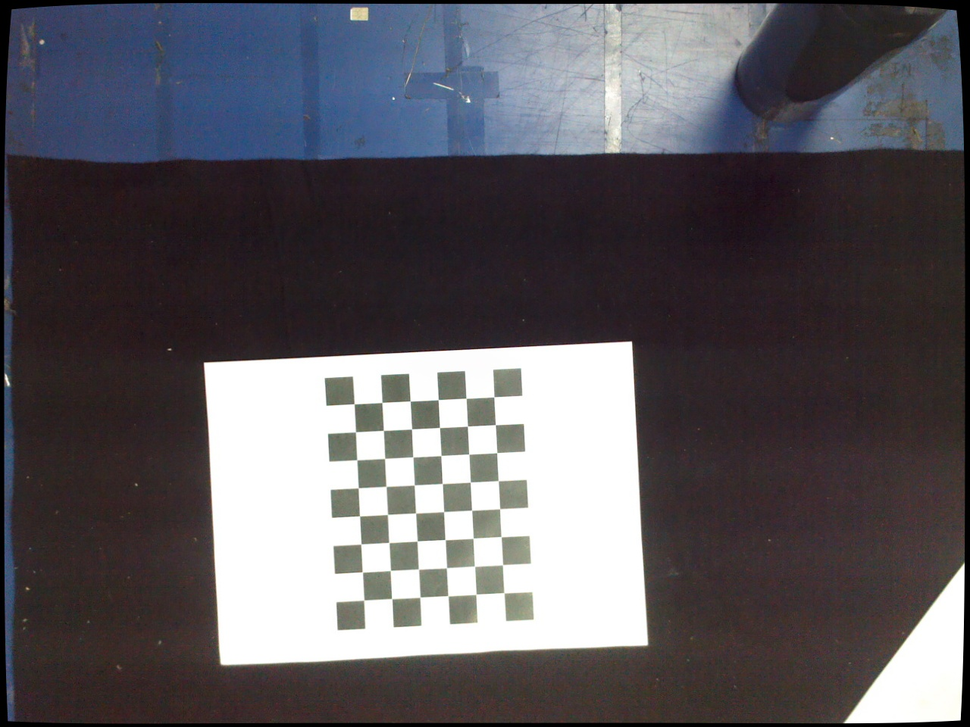
#> input picture cv/camera_calib/images/img-1700556175.2115395.png, 970 x 727 px, shrunk from 1280 x 960 before the run; its folder holds only this picture in this run
$ python main.py
#> lines starting #> are read from the running program, lines starting #| are printed output that depends on the picture
import cv2 as cv
import glob
import numpy as np
import os

DIR = os.path.dirname(__file__).replace("\\", "/")

def CameraCalib(imgs):
    pattern_h = 8
    pattern_w = 6

    per_objpoints = np.zeros([pattern_h * pattern_w, 3], dtype=np.float32)
    per_objpoints[:, :2] = np.mgrid[:pattern_h, :pattern_w] \
                           .transpose().reshape([-1, 2])

    objpoints = list()
    imgpoints = list()

    for img in imgs:
        gray = cv.cvtColor(img, cv.COLOR_RGB2GRAY)

        ret, corners = cv.findChessboardCorners(
            gray, (pattern_h, pattern_w), None)

        img_ = img.copy()

        cv.drawChessboardCorners(
            img_,
            (pattern_h, pattern_w),
            corners,
            True)

        cv.imshow("img", img_)
        cv.waitKey(0)

        if not ret:
            continue

        objpoints.append(per_objpoints)

        corners = cv.cornerSubPix(gray, corners, [11, 11], [-1, -1],
            [cv.TERM_CRITERIA_EPS + cv.TERM_CRITERIA_MAX_ITER, 40, 0.001])

        imgpoints.append(corners)

    ret, camera_mat, camera_distort, rvecs, tvecs = cv.calibrateCamera(
        objpoints, imgpoints, gray.shape[::-1], None, None)

    return camera_mat, camera_distort

# [18 lines left out: function UndistortImages, not called in this run]

def main():
    path = f"{DIR}/images/img-*.png"

    print(path)

    filenames = glob.glob(path)

    for filename in filenames:
        print(f"filename = {filename}")

    imgs = [cv.imread(filename) for filename in filenames]
#> imgs = 1 item

    camera_mat, camera_distort = CameraCalib(imgs)
#> the loop in CameraCalib, `for img in imgs:` made 1 pass
#> ret on pass 1: True
#> pass 1, in CameraCalib, `gray = cv.cvtColor(img, cv.COLOR_RGB2GRAY)`:
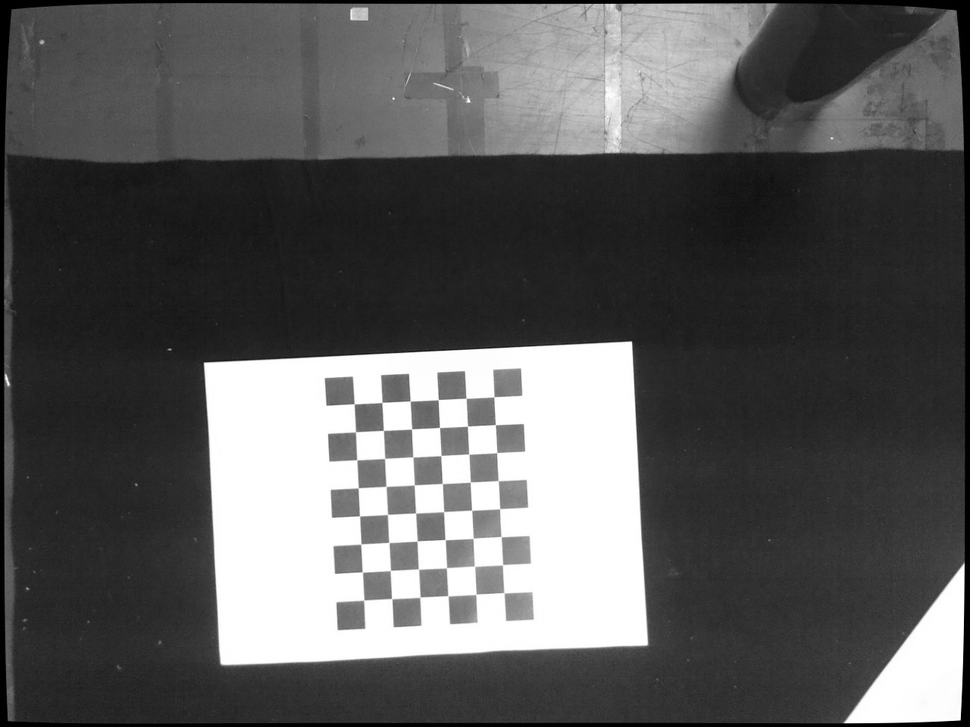
#> gray: shape (727, 970); min 0, max 255, mean 91.3
#> pass 1, in CameraCalib, `cv.imshow("img", img_)`:
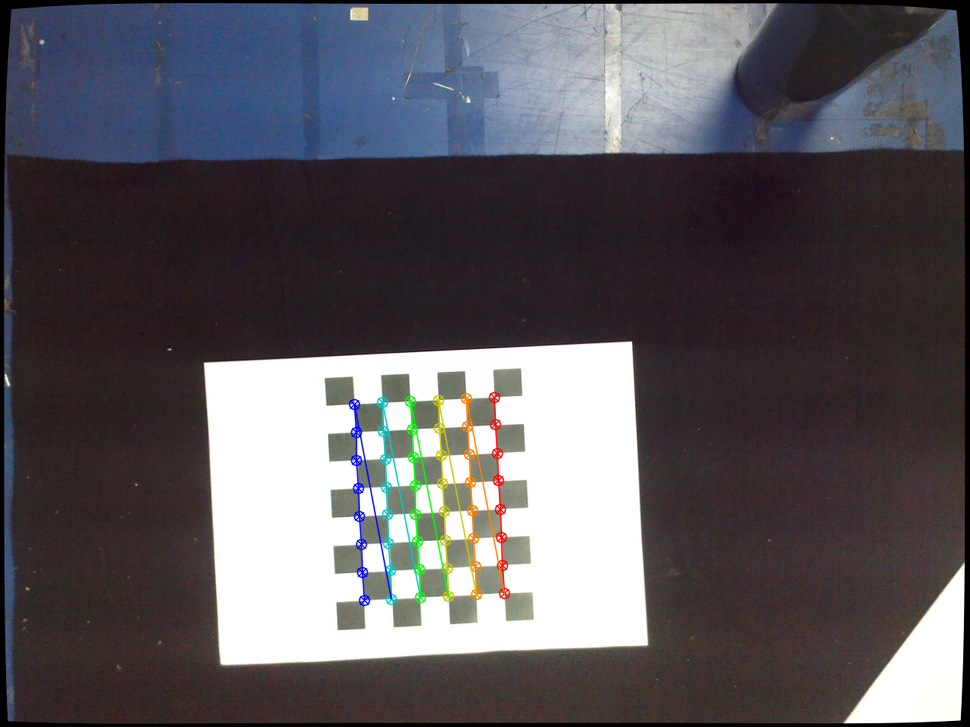
#> window 'img': shape (727, 970, 3); mean B, G, R 93.9, 88.8, 91.7
#> in CameraCalib, `ret, camera_mat, camera_distort, rvecs, tvecs = cv.calibrateCamera( ob..`: ret = 0.0907; camera_mat = [[1756, 0, 477.1], [0, 1755.1, 415.7], [0, 0, 1]]; camera_distort = [[0.21, -80.19, 0.00865, -0.00269, 3220.6]]; rvecs = ([-0.0622, 0.0134, 1.52],); tvecs = ([0.601, -0.673, 62.85],)
#> camera_mat = [[1756, 0, 477.1], [0, 1755.1, 415.7], [0, 0, 1]]; camera_distort = [[0.21, -80.19, 0.00865, -0.00269, 3220.6]]

    print(f"camera_mat =\n{camera_mat}")
#| camera_mat =
#| [[1.75604886e+03 0.00000000e+00 4.77091834e+02]
#|  [0.00000000e+00 1.75509513e+03 4.15653364e+02]
#|  [0.00000000e+00 0.00000000e+00 1.00000000e+00]]
    print(f"camera_distort =\n{camera_distort}")
#| camera_distort =
#| [[ 2.10185981e-01 -8.01906053e+01  8.64789550e-03 -2.69496377e-03
#|    3.22064302e+03]]

    np.save(f"{DIR}/camera_params.npy", {"camera_mat": camera_mat,
                                         "camera_distort": camera_distort})

if __name__ == "__main__":
    main()

$ run again, on cv/camera_calib/images/img-1700556202.485541.png
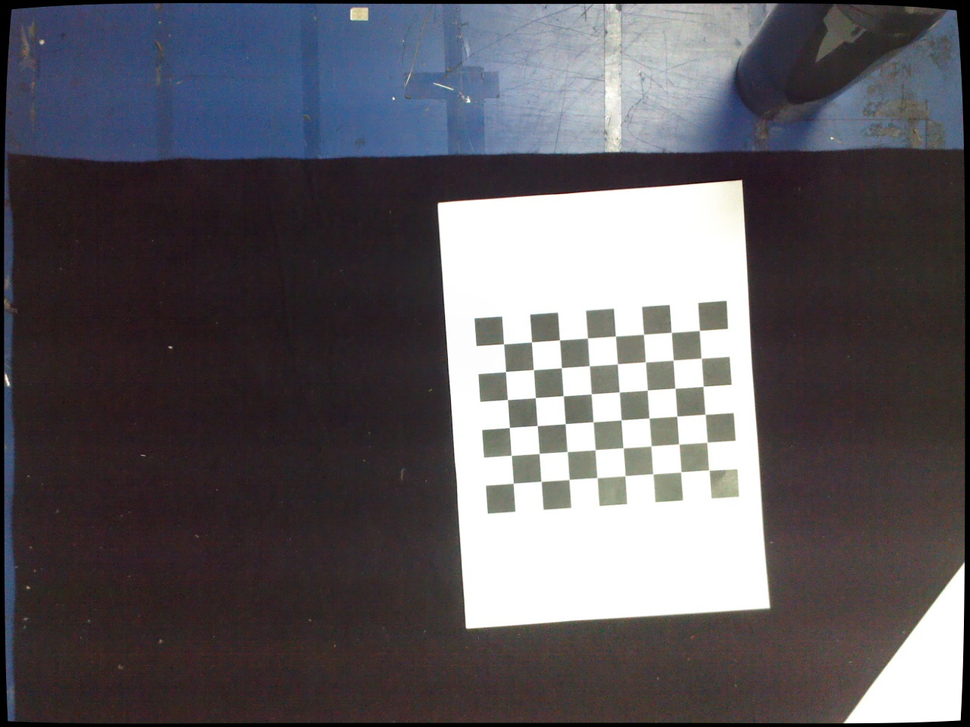
#> input picture cv/camera_calib/images/img-1700556202.485541.png, 970 x 727 px, shrunk from 1280 x 960 before the run
#> imgs = 1 item
#> the loop in CameraCalib, `for img in imgs:` made 1 pass
#> ret on pass 1: True
#> pass 1, in CameraCalib, `gray = cv.cvtColor(img, cv.COLOR_RGB2GRAY)`:
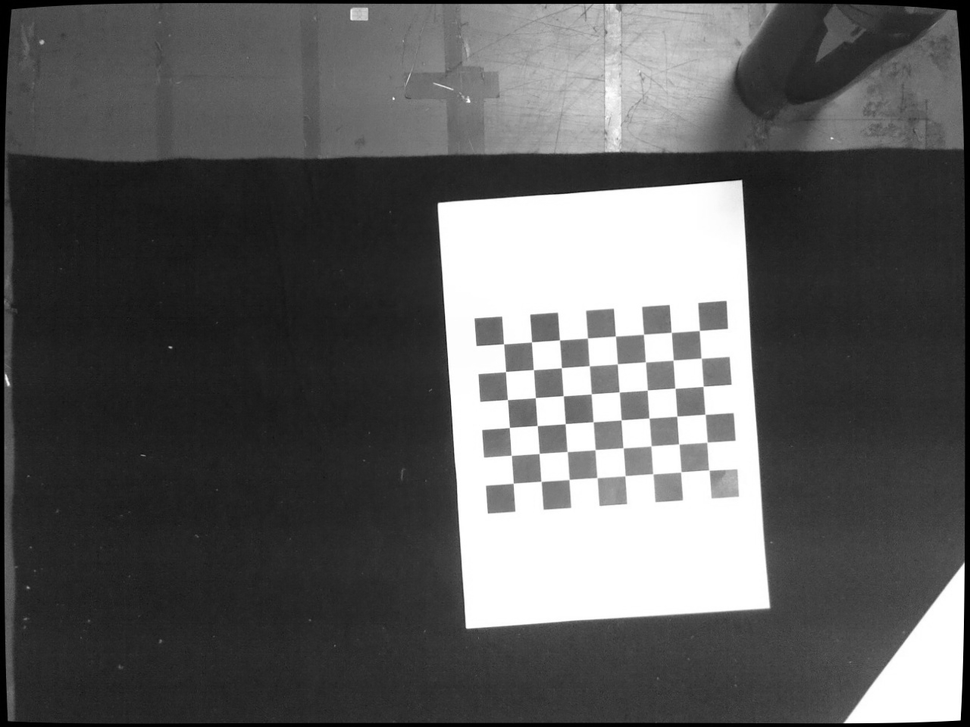
#> gray: shape (727, 970); min 0, max 255, mean 92.9
#> pass 1, in CameraCalib, `cv.imshow("img", img_)`:
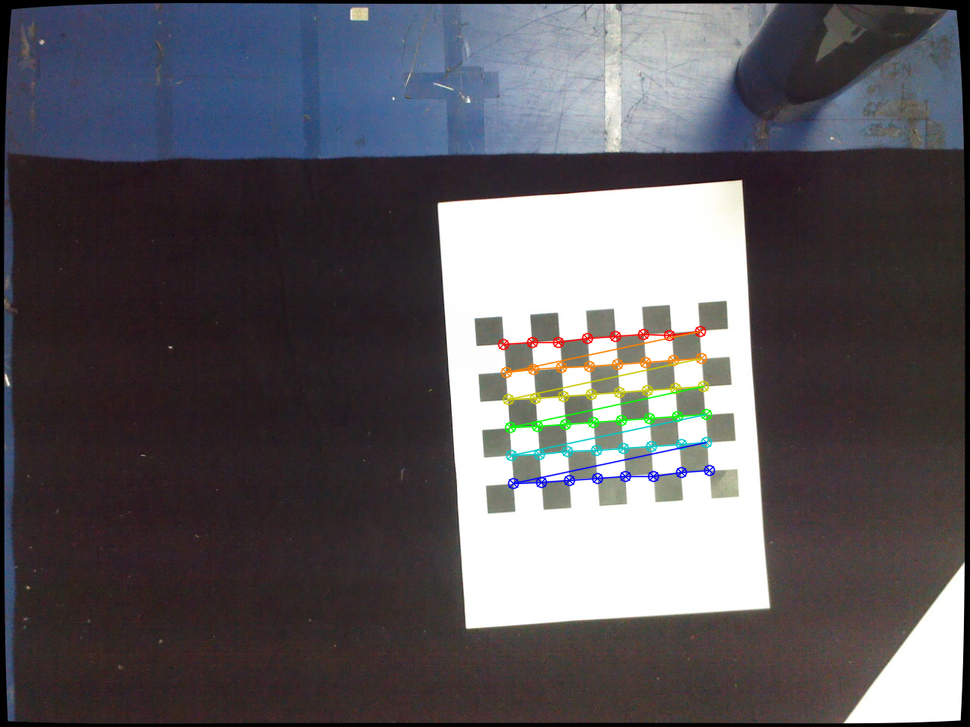
#> window 'img': shape (727, 970, 3); mean B, G, R 95.3, 90.5, 93.6
#> in CameraCalib, `ret, camera_mat, camera_distort, rvecs, tvecs = cv.calibrateCamera( ob..`: ret = 0.112; camera_mat = [[7048.3, 0, 484.5], [0, 7124.5, 363.1], [0, 0, 1]]; camera_distort = [[-5.29, 1282.4, 0.0749, 0.078, 1.92]]; rvecs = ([0.143, -0.0129, -0.0689],); tvecs = ([0.683, -0.686, 252.2],)
#> in main, `camera_mat, camera_distort = CameraCalib(imgs)`: camera_distort = [[-5.29, 1282.4, 0.0749, 0.078, 1.92]]
#| camera_mat =
#| [[7.04827729e+03 0.00000000e+00 4.84532537e+02]
#|  [0.00000000e+00 7.12452678e+03 3.63120402e+02]
#|  [0.00000000e+00 0.00000000e+00 1.00000000e+00]]
#| camera_distort =
#| [[-5.28828757e+00  1.28239932e+03  7.48631279e-02  7.79845984e-02
#|    1.92457455e+00]]

$ run again, on cv/camera_calib/images/img-1700556180.013648.png
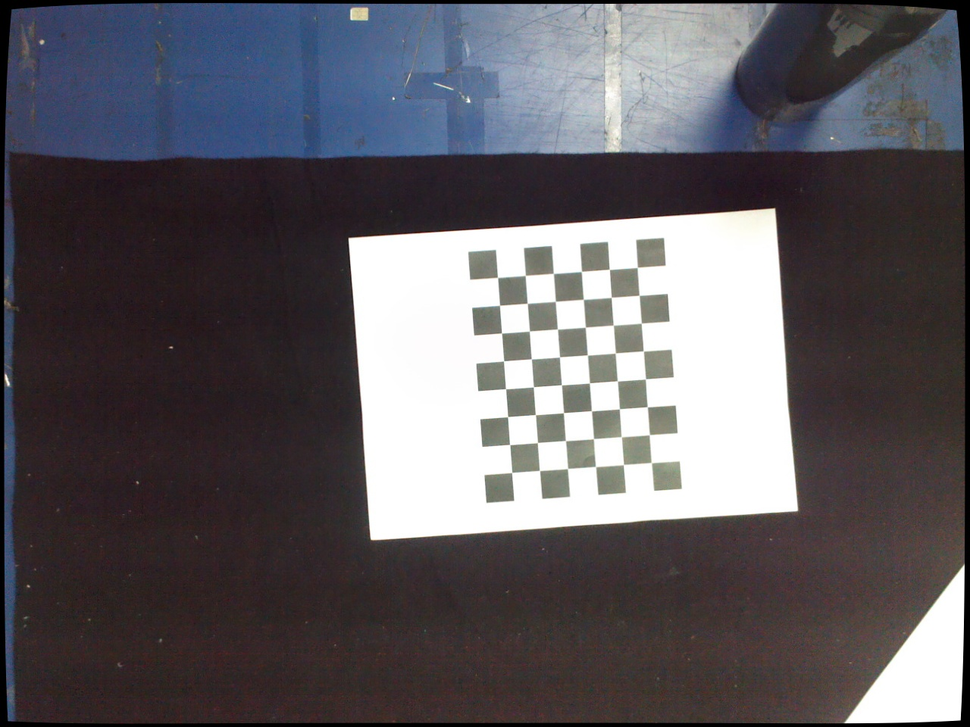
#> input picture cv/camera_calib/images/img-1700556180.013648.png, 970 x 727 px, shrunk from 1280 x 960 before the run
#> imgs = 1 item
#> the loop in CameraCalib, `for img in imgs:` made 1 pass
#> ret on pass 1: True
#> pass 1, in CameraCalib, `gray = cv.cvtColor(img, cv.COLOR_RGB2GRAY)`:
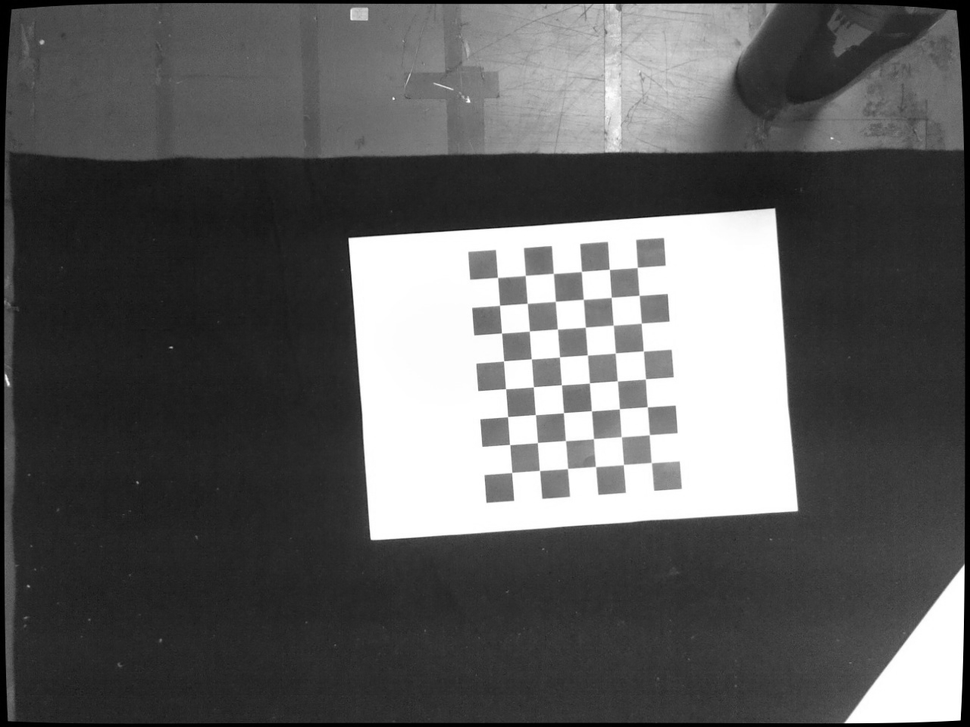
#> gray: shape (727, 970); min 0, max 255, mean 93
#> pass 1, in CameraCalib, `cv.imshow("img", img_)`:
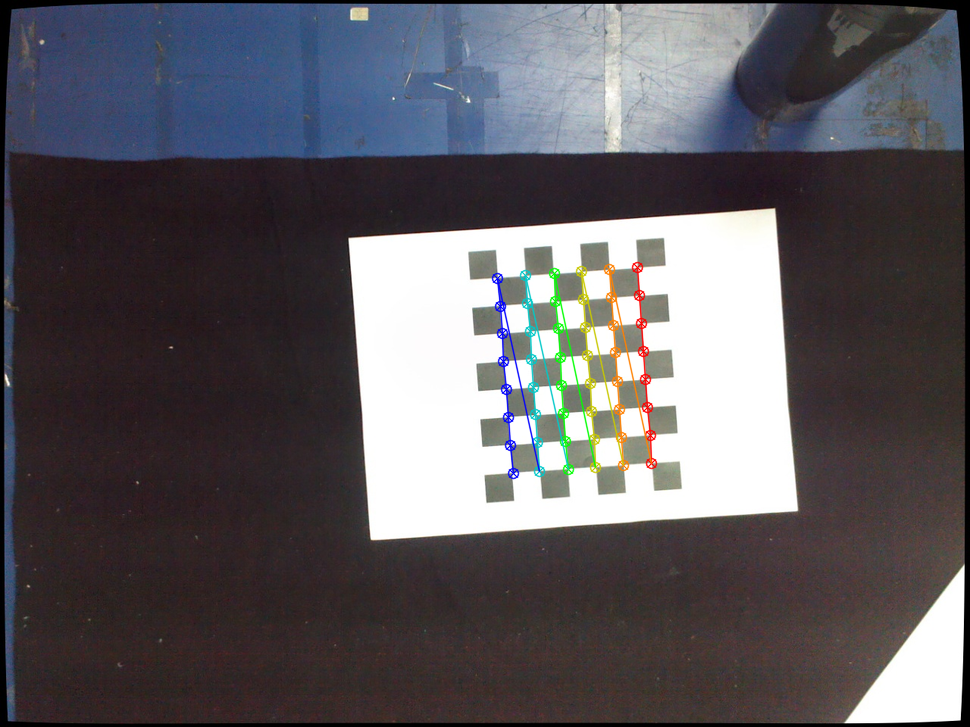
#> window 'img': shape (727, 970, 3); mean B, G, R 95.5, 90.6, 93.7
#> in CameraCalib, `ret, camera_mat, camera_distort, rvecs, tvecs = cv.calibrateCamera( ob..`: ret = 0.087; camera_mat = [[6148.4, 0, 480.3], [0, 6132.2, 348.9], [0, 0, 1]]; camera_distort = [[5.93, -4405.1, 0.00556, 0.0109, -5.09]]; rvecs = ([-0.0294, -0.000776, 1.5],); tvecs = ([5.6, -2.92, 220.1],)
#> in main, `camera_mat, camera_distort = CameraCalib(imgs)`: camera_distort = [[5.93, -4405.1, 0.00556, 0.0109, -5.09]]
#| camera_mat =
#| [[6.14835138e+03 0.00000000e+00 4.80338517e+02]
#|  [0.00000000e+00 6.13216264e+03 3.48880984e+02]
#|  [0.00000000e+00 0.00000000e+00 1.00000000e+00]]
#| camera_distort =
#| [[ 5.93383006e+00 -4.40505584e+03  5.56229044e-03  1.08713316e-02
#|   -5.09407965e+00]]

$ run again, on cv/camera_calib/images/img-1700556189.2240613.png
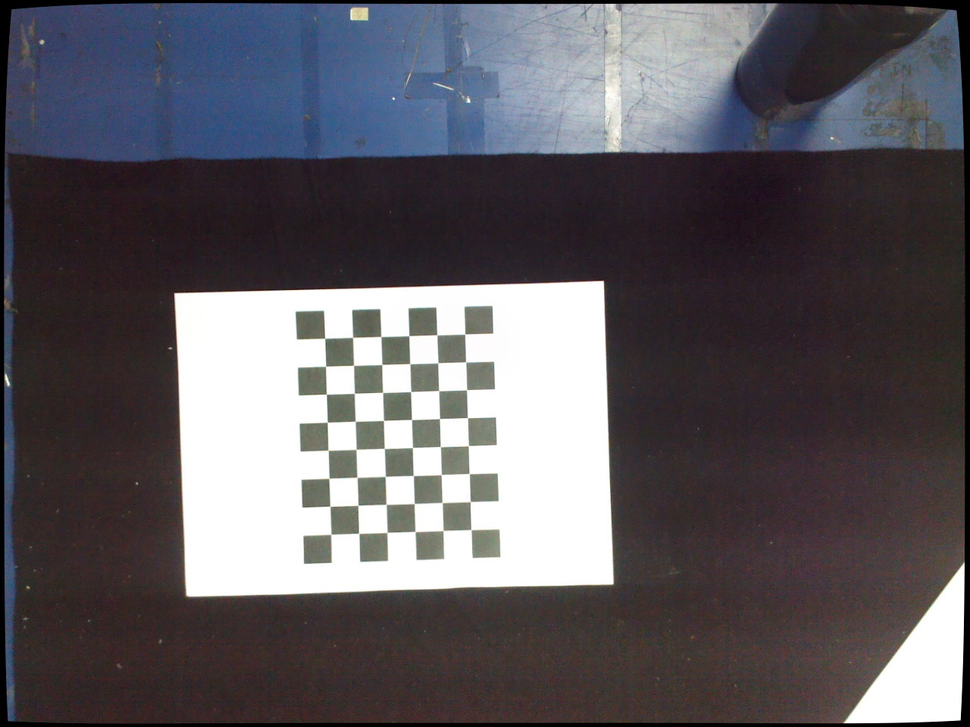
#> input picture cv/camera_calib/images/img-1700556189.2240613.png, 970 x 727 px, shrunk from 1280 x 960 before the run
#> imgs = 1 item
#> the loop in CameraCalib, `for img in imgs:` made 1 pass
#> ret on pass 1: True
#> pass 1, in CameraCalib, `gray = cv.cvtColor(img, cv.COLOR_RGB2GRAY)`:
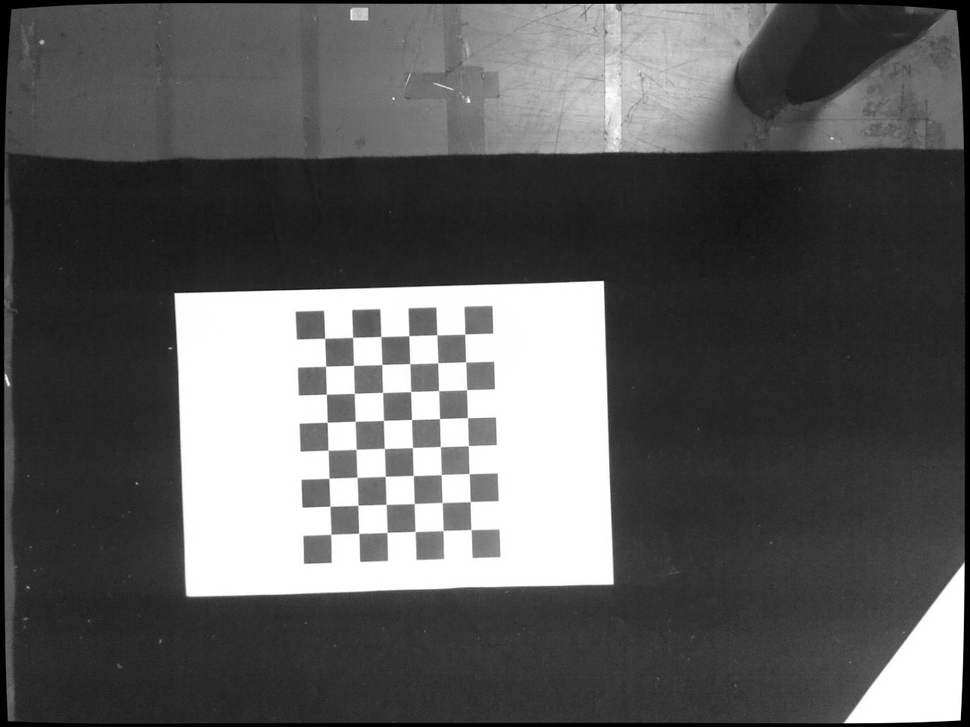
#> gray: shape (727, 970); min 0, max 255, mean 92.6
#> pass 1, in CameraCalib, `cv.imshow("img", img_)`:
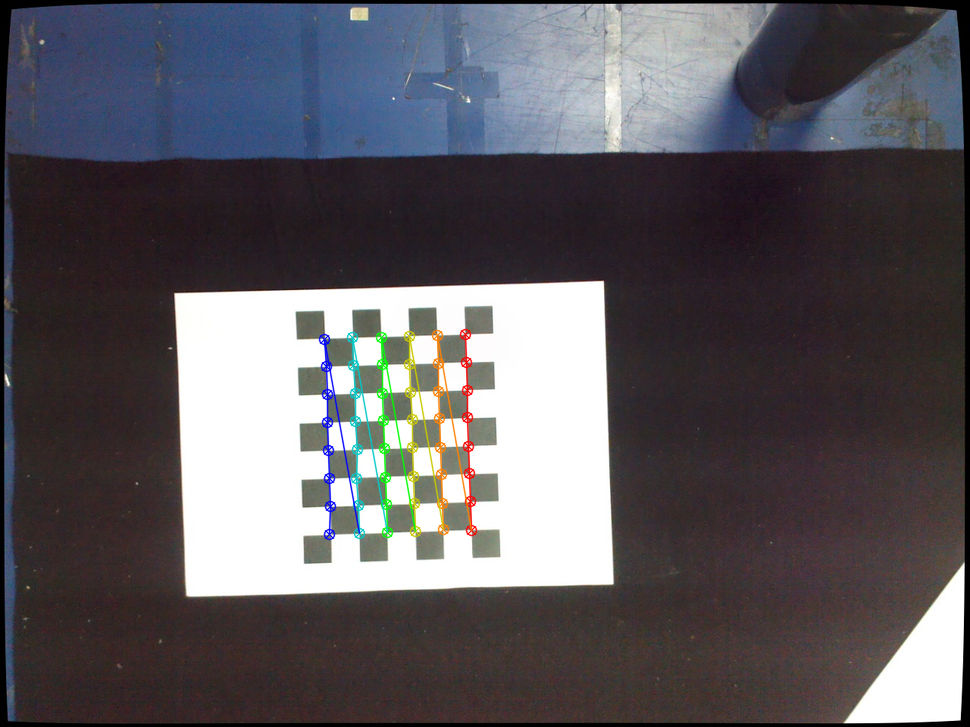
#> window 'img': shape (727, 970, 3); mean B, G, R 95.4, 90.1, 93.3
#> in CameraCalib, `ret, camera_mat, camera_distort, rvecs, tvecs = cv.calibrateCamera( ob..`: ret = 0.0738; camera_mat = [[3298.1, 0, 482.1], [0, 3292.4, 379.2], [0, 0, 1]]; camera_distort = [[0.0267, -175, 0.0101, -0.0222, 1.33]]; rvecs = ([-0.0759, -0.0168, 1.54],); tvecs = ([-0.62, -1.62, 118],)
#> in main, `camera_mat, camera_distort = CameraCalib(imgs)`: camera_distort = [[0.0267, -175, 0.0101, -0.0222, 1.33]]
#| camera_mat =
#| [[3.29805857e+03 0.00000000e+00 4.82092319e+02]
#|  [0.00000000e+00 3.29242732e+03 3.79240734e+02]
#|  [0.00000000e+00 0.00000000e+00 1.00000000e+00]]
#| camera_distort =
#| [[ 2.67179864e-02 -1.74992529e+02  1.00693403e-02 -2.21862598e-02
#|    1.33048512e+00]]
